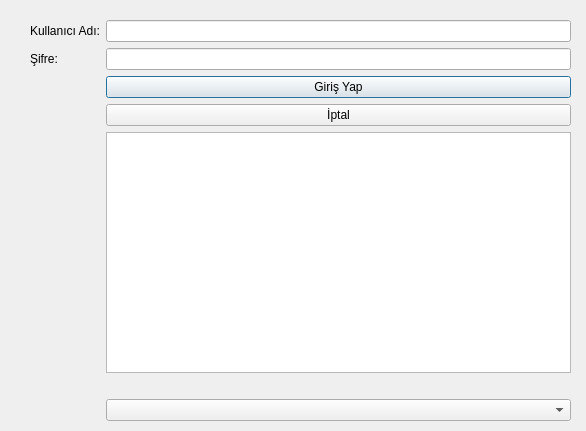
<?xml version="1.0" encoding="UTF-8"?>
<ui version="4.0">
 <class>Dialog</class>
 <widget class="QDialog" name="Dialog">
  <property name="geometry">
   <rect>
    <x>0</x>
    <y>0</y>
    <width>586</width>
    <height>431</height>
   </rect>
  </property>
  <property name="windowTitle">
   <string>Dialog</string>
  </property>
  <widget class="QWidget" name="formLayoutWidget">
   <property name="geometry">
    <rect>
     <x>30</x>
     <y>20</y>
     <width>541</width>
     <height>401</height>
    </rect>
   </property>
   <layout class="QFormLayout" name="formLayout">
    <item row="0" column="0">
     <widget class="QLabel" name="l1">
      <property name="text">
       <string>Kullanıcı Adı:</string>
      </property>
     </widget>
    </item>
    <item row="0" column="1">
     <widget class="QLineEdit" name="txtUsername"/>
    </item>
    <item row="2" column="0">
     <widget class="QLabel" name="l2">
      <property name="text">
       <string>Şifre:</string>
      </property>
     </widget>
    </item>
    <item row="2" column="1">
     <widget class="QLineEdit" name="txtPass">
      <property name="echoMode">
       <enum>QLineEdit::Password</enum>
      </property>
     </widget>
    </item>
    <item row="3" column="1">
     <widget class="QPushButton" name="bgiris">
      <property name="text">
       <string>Giriş Yap</string>
      </property>
     </widget>
    </item>
    <item row="4" column="1">
     <widget class="QPushButton" name="biptal">
      <property name="text">
       <string>İptal</string>
      </property>
     </widget>
    </item>
    <item row="6" column="1">
     <widget class="QTableWidget" name="table"/>
    </item>
    <item row="8" column="1">
     <widget class="QLabel" name="l3">
      <property name="text">
       <string/>
      </property>
     </widget>
    </item>
    <item row="9" column="1">
     <widget class="QComboBox" name="cmb"/>
    </item>
   </layout>
  </widget>
 </widget>
 <resources/>
 <connections/>
</ui>
